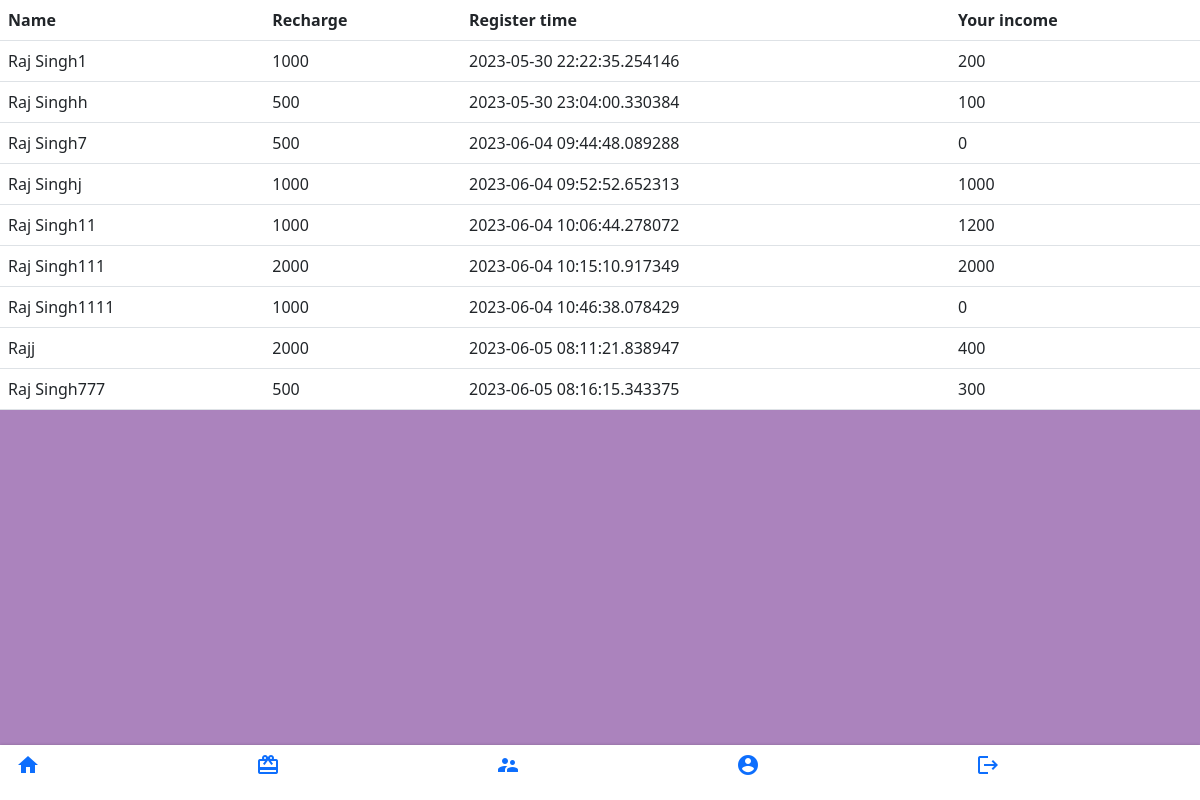
The page /team (signed in) on the database its author committed.
### market/models.py (models this page shows, shortened)
class User(db.Model, UserMixin):
    id = db.Column(db.Integer(), primary_key=True)
    username = db.Column(db.String(length=30), nullable=False, unique=True)
    email_address = db.Column(db.String(length=50), nullable=False, unique=True)
    password_hash = db.Column(db.String(length=60), nullable=False)
    budget = db.Column(db.Integer(), nullable=False, default=1000)
    today_income = db.Column(db.Integer(), nullable=False, default=0)
    yesterday_income = db.Column(db.Integer(), nullable=False, default=0)
    referral_code = db.Column(db.String(), unique=True)
    referred_by = db.Column(db.String())
    referred_bonus = db.Column(db.Float(), default=0)
    recharge_amount = db.Column(db.Integer(), default=0)
    register_time = db.Column(db.DateTime, default=datetime.now)
    refer_code = db.Column(db.Integer(), default='link_id')
    items = db.relationship('Item', backref='owned_user', lazy=True)
    payouts = db.relationship('Payout', backref='owned_payout', lazy=True)
    def update_referred_bonus(self):
        user = current_user
        bonus = user.recharge_amount*0.2
        self.referred_bonus = bonus
        db.session.commit()
    @property
    def password(self):
        return self.password

### market/routes.py (the view)
@app.route('/team')
def team():
    frineds = User.query.filter_by(referred_by=current_user.id).all()
    user = current_user
    bonus = user.recharge_amount*0.2
    user.referred_bonus += bonus
    user.update_referred_bonus()
    return render_template('team.html', frineds=frineds)

### market/models.py (called while the page is built)
@login_manager.user_loader
def load_user(user_id):
    return User.query.get(int(user_id))

### market/templates/team.html (shortened to what this page needs)
{% extends 'base.html' %}
{% block content %}
<table class="table table-hover table-daek">
    <thead>
       <tr>
          <th scope="col">Name</th>
          <th scope="col">Recharge</th>
          <th scope="col">Register time</th>
          <th scope="col">Your income</th>
       </tr>
    </thead>
    <tbody>
       {% for friend in frineds %}
       <tr>
       <td>{{ friend.username }}</td>
       <td>{{ friend.recharge_amount }}</td>
       <td>{{ friend.register_time }}</td>
       <td>{{ friend.referred_bonus }}</td>
       </tr>
       {% endfor %}
    </tbody>
{% endblock %}

### market/templates/base.html (shortened to what this page needs)
<!doctype html>
<html lang="en">
  <head>
    <link href="https://cdn.jsdelivr.net/npm/bootstrap@5.3.0-alpha2/dist/css/bootstrap.min.css" rel="stylesheet">
    <link rel="stylesheet" href="https://cdnjs.cloudflare.com/ajax/libs/font-awesome/4.7.0/css/font-awesome.min.css">
  </head>
  <body>
      {% block content %}
      {% endblock %}
  </body>
</html>

### market/templates/includes/icon.html (shortened to what this page needs)
<!DOCTYPE html>
<html lang="en">
<head>
</head>
<body>
    <nav class="nav">
        <a href="{{ url_for('market_page') }}" class="nav-link">
            <span class="material-icons">
            </span>
        </a>
        <a href="{{ url_for('referrals', referral_code = current_user.referral_code) }}" class="nav-link">
            <span class="material-icons">
                </span>
        </a>
        <a href="{{ url_for('team') }}" class="nav-link">
            <span class="material-icons">
                </span>
        </a>
        <a href="{{ url_for('my')}}" class="nav-link">
            <span class="material-icons">
                </span>
        </a>
        <a href="{{ url_for('logout_page')}}" class="nav-link">
            <span class="material-icons">
                </span>
        </a>
    </nav>
</body>
</html>

### market/templates/includes/icon.html (style rules this page uses)
body { margin: 0 0 55px 0; }
.nav { position: fixed; bottom: 0; width: 100%; height: 55px; box-shadow: 0 0 3px rgba(0,0,0,0.2); background-color: #ffffff; overflow-x: auto; display: flex; }
.nav-link { display: flex; flex-direction: column; align-items: center; justify-content: center; flex-grow: 1; min-width: 45px; overflow: hidden; white-space: nowrap; font-family: sans-serif; font-size: 14px; color: #444444; text-decoration: none; -webkit-tap-highlight-color: transparent; transition: background-color 0.1s ease-in-out; }

### market/templates/team.html (style rules this page uses)
body { background-color: rgb(171, 131, 189); }

### rows shown on the page
User: username "Raj Singh1", recharge_amount "1000", register_time "2023-05-30 22:22:35.254146", referred_bonus "200"
User: username "Raj Singhh", recharge_amount "500", register_time "2023-05-30 23:04:00.330384", referred_bonus "100"
User: username "Raj Singh7", recharge_amount "500", register_time "2023-06-04 09:44:48.089288", referred_bonus "0"
User: username "Raj Singhj", recharge_amount "1000", register_time "2023-06-04 09:52:52.652313", referred_bonus "1000"
User: username "Raj Singh11", recharge_amount "1000", register_time "2023-06-04 10:06:44.278072", referred_bonus "1200"
User: username "Raj Singh111", recharge_amount "2000", register_time "2023-06-04 10:15:10.917349", referred_bonus "2000"
User: username "Raj Singh1111", recharge_amount "1000", register_time "2023-06-04 10:46:38.078429", referred_bonus "0"
User: username "Rajj", recharge_amount "2000", register_time "2023-06-05 08:11:21.838947", referred_bonus "400"
User: username "Raj Singh777", recharge_amount "500", register_time "2023-06-05 08:16:15.343375", referred_bonus "300"
